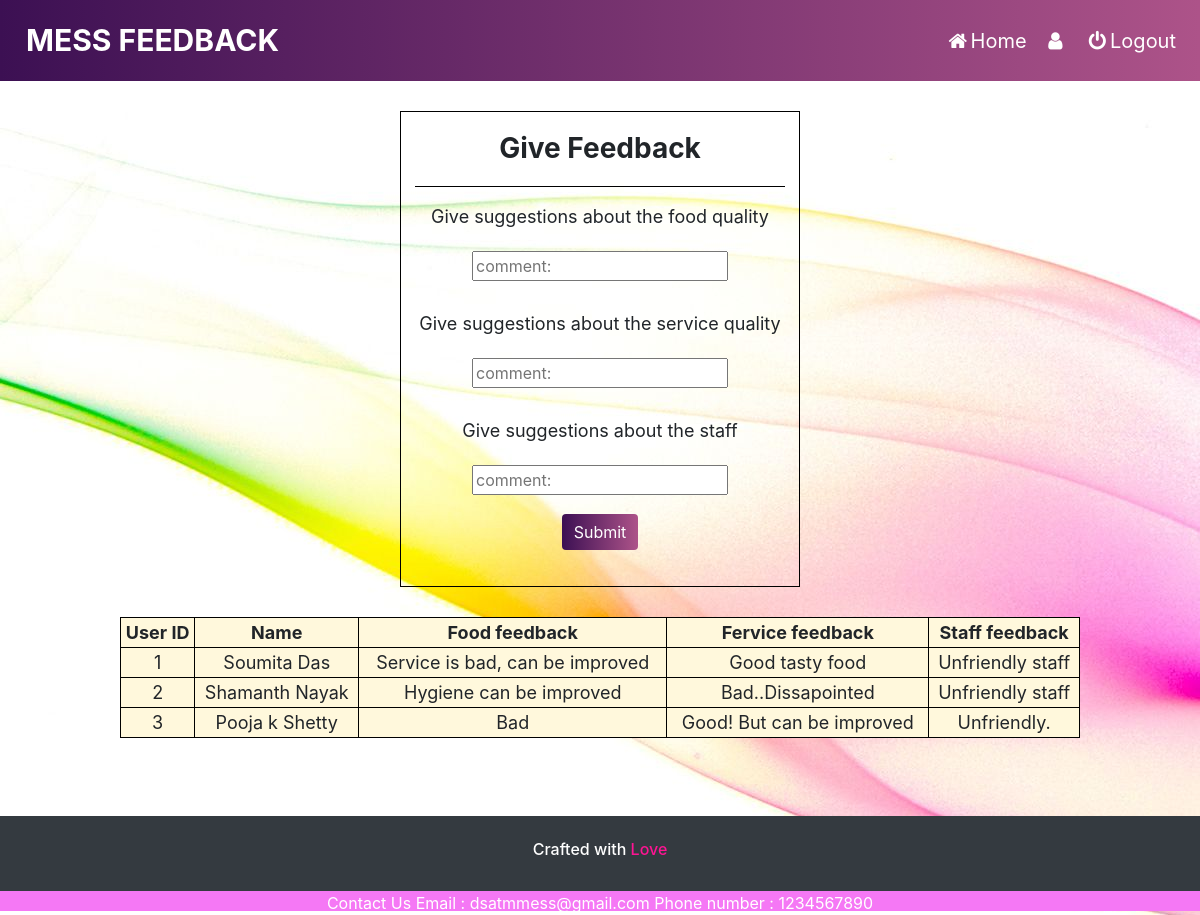
Page /feedback.php on the committed database.
### tables this page shows
CREATE TABLE `user_details` (
  `id` int(11) NOT NULL,
  `student_usn` varchar(10) NOT NULL,
  `name` varchar(255) NOT NULL,
  `room_no` varchar(4) NOT NULL,
  `sem` int(1) NOT NULL,
  `branch` varchar(4) NOT NULL
);

CREATE TABLE `feedback` (
  `id` int(11) NOT NULL,
  `service` varchar(255) DEFAULT NULL,
  `food_quality` varchar(255) DEFAULT NULL,
  `staff_feedback` varchar(255) NOT NULL
);

### feedback.php (the view, shortened to what this page needs)
<?php
$conn = mysqli_connect('localhost','root','','project');
$show_feedback = mysqli_query($conn, "CALL display_fb");
?>
<!DOCTYPE html>
<html>
<head>
    <link rel="stylesheet" href="https://maxcdn.bootstrapcdn.com/bootstrap/4.3.1/css/bootstrap.min.css">
    <link rel="stylesheet" href="https://cdnjs.cloudflare.com/ajax/libs/font-awesome/4.7.0/css/font-awesome.min.css">
    <link rel="stylesheet" type="text/css" href="styles/style.css">
</head>
<body style="background-image: url('home.jpg');">
    <nav class="navbar navbar-expand-lg navbar-white bg-white">
        <a class="navbar-brand" id="big" href="#"><b>MESS FEEDBACK</b></a>
        <div class="collapse navbar-collapse" id="navbarNavAltMarkup">
            <div class="navbar-nav ml-auto">
                <a class="nav-item nav-link" href="home.php"><i class="fa fa-fw fa-home"></i>Home</i></a>
                <a class="nav-item nav-link" href="user.php"><i class="fa fa-fw fa-user"></i><?php echo $_SESSION['username']; ?></i></a>
                <a class="nav-item nav-link" href="logout.php"><i class="fa fa-fw fa-power-off"></i>Logout</i></a>
            </div>
        </div>
    </nav>
    <div class="fb-container">
        <div class="food-fb">
            <h3 class="text-fb"><b>Give Feedback</b></h3>
            <hr style="background-color:black; width:370px">
            <form method="POST" action="feedback-server.php">
                <center>
                    <p>Give suggestions about the food quality</p><input type="text" class="feedback-form" placeholder="comment:" name="food_fb" id="comment"></center><br>
                <center>
                    <p>Give suggestions about the service quality</p> <input type="text" class="feedback-form" placeholder="comment:" name="service_fb" id="comment"></center><br>
                <center>
                    <p>Give suggestions about the staff</p> <input type="text" class="feedback-form" placeholder="comment:" name="staff_fb" id="comment"></center>
                <div>
                    <p style="line-height: 70px; text-align: center;"><button type="submit" class="btn btn-primary mb-2">Submit</button>
                </div>
            </form>
        </div>
    </div>
<center>
    <table>
        <th>User ID</th>
        <th>Name </th>
        <th>Food feedback</th>
        <th>Fervice feedback</th>
        <th>Staff feedback</th>
        <?php while($row = mysqli_fetch_array($show_feedback))
    {
    ?>
        <tr>
            <td>
                <?php echo $row["id"]; ?>
            </td>
            <td>
                <?php echo $row["name"]; ?>
            </td>
            <td>
                <?php echo $row["food_quality"]; ?>
            </td>
            <td>
                <?php echo $row["service"]; ?>
            </td>
            <td>
                <?php echo $row["staff_feedback"]; ?>
            </td>
        </tr>
       <?php
    }
            ?>
    </table>
</center>
    <br>
    <br>
    <div>
        <footer class="page-footer bg-dark">
            <div>
                <p style="color:white" class="h6 text-center footer-copyright p-4">Crafted with <span style="color: deeppink">Love</span></p>
                <div class="contact-footer">
                    <span>Contact Us</span>
                    <span>Email : dsatmmess@gmail.com Phone number : 1234567890</span>
                </div>
            </div>
        </footer>
    </div>
</body>
</html>

### styles/style.css (style rules this page uses)
* { text-decoration: none; }
body { padding: 0; background-position: cover; }
.navbar { background: #ad5389; background: -webkit-linear-gradient(to right, #3c1053, #ad5389); background: linear-gradient(to right, #3c1053, #ad5389); }
#big { text-decoration-color: black; font-size: 30px; }
.navbar a { float: left; padding: 10px; color: #fff; text-decoration: none; font-size: 20px; }
.btn { border: none; background: #ad5389; background: -webkit-linear-gradient(to right, #3c1053, #ad5389); background: linear-gradient(to right, #3c1053, #ad5389); }
.page-footer { margin: 30px 0px 0px; }
.contact-footer { background-color: rgb(245, 120, 245); color: white; text-align: center; height: 20px; }
.fb-container { display: flex; justify-content: space-around; margin: 30px }
.food-fb { width: 400px; border: 1px solid black; }
.feedback-form { margin: 5px; }
p { font-size: 18px; }
.text-fb { margin: 20px; text-align: center; }
table { width: 80%; border: 1px solid black; background: cornsilk; text-align: center; font-size: 18px; }
th, tr, td { border: 1px solid black; }

### rows in the picture
user_details: id "1", name "Soumita Das", feedback.food_quality "Service is bad, can be improved", feedback.service "Good tasty food", feedback.staff_feedback "Unfriendly staff"
user_details: id "2", name "Shamanth Nayak", feedback.food_quality "Hygiene can be improved", feedback.service "Bad..Dissapointed", feedback.staff_feedback "Unfriendly staff"
user_details: id "3", name "Pooja k Shetty", feedback.food_quality "Bad", feedback.service "Good! But can be improved", feedback.staff_feedback "Unfriendly."
